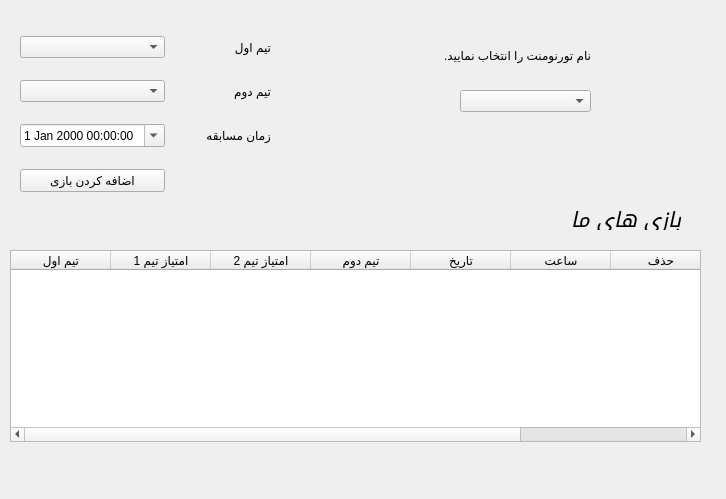
<?xml version="1.0" encoding="UTF-8"?>
<ui version="4.0">
 <class>footsall_arrange</class>
 <widget class="QWidget" name="footsall_arrange">
  <property name="geometry">
   <rect>
    <x>0</x>
    <y>0</y>
    <width>726</width>
    <height>499</height>
   </rect>
  </property>
  <property name="windowTitle">
   <string>Form</string>
  </property>
  <widget class="QLabel" name="our_team_label">
   <property name="geometry">
    <rect>
     <x>530</x>
     <y>210</y>
     <width>151</width>
     <height>20</height>
    </rect>
   </property>
   <property name="font">
    <font>
     <family>Sakkal Majalla</family>
     <pointsize>16</pointsize>
     <weight>50</weight>
     <italic>true</italic>
     <bold>false</bold>
     <strikeout>false</strikeout>
     <stylestrategy>PreferDefault</stylestrategy>
     <kerning>true</kerning>
    </font>
   </property>
   <property name="text">
    <string>بازی های ما</string>
   </property>
  </widget>
  <widget class="QComboBox" name="tournoments">
   <property name="geometry">
    <rect>
     <x>460</x>
     <y>90</y>
     <width>131</width>
     <height>22</height>
    </rect>
   </property>
  </widget>
  <widget class="QLabel" name="tour_name">
   <property name="geometry">
    <rect>
     <x>400</x>
     <y>40</y>
     <width>191</width>
     <height>31</height>
    </rect>
   </property>
   <property name="text">
    <string>نام تورنومنت را انتخاب نمایید.</string>
   </property>
  </widget>
  <widget class="QTableWidget" name="our_games">
   <property name="geometry">
    <rect>
     <x>10</x>
     <y>250</y>
     <width>691</width>
     <height>192</height>
    </rect>
   </property>
   <property name="font">
    <font>
     <kerning>true</kerning>
    </font>
   </property>
   <property name="toolTip">
    <string> برای تغییر چیزی تغییرات را در جدول اعمال کنید .</string>
   </property>
   <column>
    <property name="text">
     <string>تیم اول</string>
    </property>
   </column>
   <column>
    <property name="text">
     <string>امتیاز تیم 1</string>
    </property>
   </column>
   <column>
    <property name="text">
     <string>امتیاز تیم 2</string>
    </property>
   </column>
   <column>
    <property name="text">
     <string>تیم دوم</string>
    </property>
   </column>
   <column>
    <property name="text">
     <string>تاریخ</string>
    </property>
   </column>
   <column>
    <property name="text">
     <string>ساعت</string>
    </property>
   </column>
   <column>
    <property name="text">
     <string>حذف</string>
    </property>
   </column>
   <column>
    <property name="text">
     <string>اعمال تغییرات</string>
    </property>
   </column>
  </widget>
  <widget class="QWidget" name="widget" native="true">
   <property name="geometry">
    <rect>
     <x>20</x>
     <y>20</y>
     <width>251</width>
     <height>191</height>
    </rect>
   </property>
   <layout class="QGridLayout" name="gridLayout">
    <item row="1" column="0">
     <widget class="QComboBox" name="team2"/>
    </item>
    <item row="0" column="0">
     <widget class="QComboBox" name="team1"/>
    </item>
    <item row="0" column="1">
     <widget class="QLabel" name="label">
      <property name="text">
       <string>تیم اول</string>
      </property>
     </widget>
    </item>
    <item row="1" column="1">
     <widget class="QLabel" name="label_2">
      <property name="text">
       <string>تیم دوم</string>
      </property>
     </widget>
    </item>
    <item row="2" column="0">
     <widget class="QDateTimeEdit" name="dateTimeEdit">
      <property name="toolTip">
       <string extracomment="لطفا تاریخ و ساعت مسابقه ی خود را به میلادی وارد نمایید"/>
      </property>
      <property name="specialValueText">
       <string/>
      </property>
      <property name="accelerated">
       <bool>false</bool>
      </property>
      <property name="showGroupSeparator" stdset="0">
       <bool>false</bool>
      </property>
      <property name="dateTime">
       <datetime>
        <hour>0</hour>
        <minute>0</minute>
        <second>0</second>
        <year>2000</year>
        <month>1</month>
        <day>1</day>
       </datetime>
      </property>
      <property name="minimumDate">
       <date>
        <year>1752</year>
        <month>9</month>
        <day>14</day>
       </date>
      </property>
      <property name="minimumTime">
       <time>
        <hour>0</hour>
        <minute>0</minute>
        <second>0</second>
       </time>
      </property>
      <property name="currentSection">
       <enum>QDateTimeEdit::AmPmSection</enum>
      </property>
      <property name="calendarPopup">
       <bool>true</bool>
      </property>
     </widget>
    </item>
    <item row="2" column="1">
     <widget class="QLabel" name="label_3">
      <property name="text">
       <string>زمان مسابقه</string>
      </property>
     </widget>
    </item>
    <item row="3" column="0">
     <widget class="QPushButton" name="addgame">
      <property name="text">
       <string>اضافه کردن بازی</string>
      </property>
     </widget>
    </item>
   </layout>
  </widget>
 </widget>
 <resources/>
 <connections/>
</ui>
